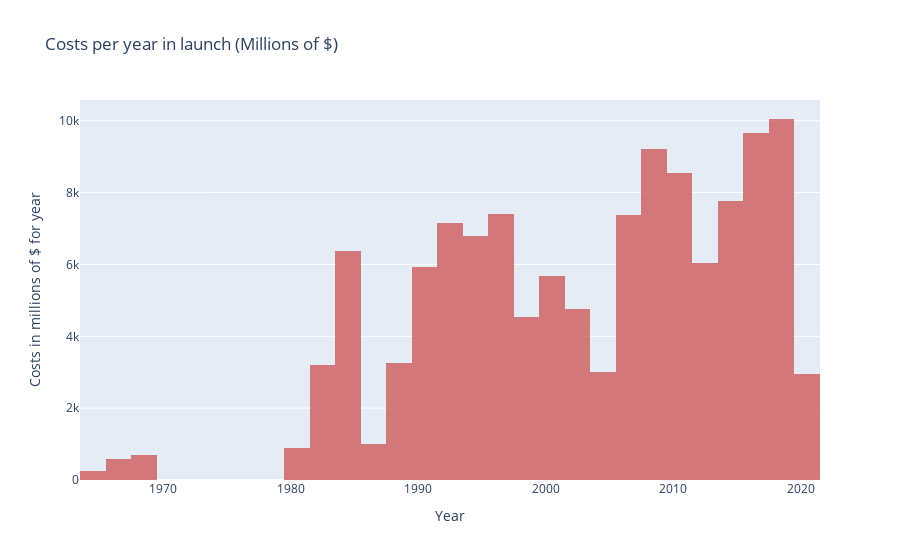

Notebook code for this chart:
### Markdown cell above
## Andamento dei costi negli anni 
Il grafico sottostante mostra un andamento dei costi in funzione degli anni, purtroppo la rappresentazione grafica non è molto precisa per via di dati mancanti, tuttavia possiamo notare informazioni interessanti.<br>
Il trend dei costi è in salita, seppur con qualche ricaduta. Per via delle nuove tecnologie e scoperte scientifiche, il numero dei lanci andrà ad aumentare, mentre i costi rimarranno pressochè limitati.

### Code cell
fig = px.histogram(df, x="Anno", y=" Rocket", title="Costs per year in launch (Millions of $)",
                   opacity=0.8,
                   color_discrete_sequence=['indianred'],
                  barmode="stack") # color of histogram bars
labels={"Costo":"costo dei lanci","Anno":"anno"}
fig.layout["xaxis"]["title"] = "Year"
fig.layout["yaxis"]["title"] = "Costs in millions of $ for year"
fig

### Figure 1 — Plotly figure (JSON) as saved in the notebook; plotly's stock layout.template omitted (floating-point values rounded to 4 significant figures; data arrays with more than 128 entries replaced by an {"elided": "..."} marker saying what was removed)
{"data": [{"alignmentgroup": "True", "bingroup": "x", "histfunc": "sum", "hovertemplate": "Anno=%{x}<br>sum of  Rocket=%{y}<extra></extra>", "legendgroup": "", "marker": {"color": "indianred", "opacity": 0.8}, "name": "", "offsetgroup": "", "orientation": "v", "showlegend": false, "type": "histogram", "x": {"elided": "4324 str values"}, "xaxis": "x", "y": {"elided": "4324 float values"}, "yaxis": "y"}], "layout": {"barmode": "stack", "legend": {"tracegroupgap": 0}, "title": {"text": "Costs per year in launch (Millions of $)"}, "xaxis": {"anchor": "y", "domain": [0, 1], "title": {"text": "Year"}}, "yaxis": {"anchor": "x", "domain": [0, 1], "title": {"text": "Costs in millions of $ for year"}}}}
